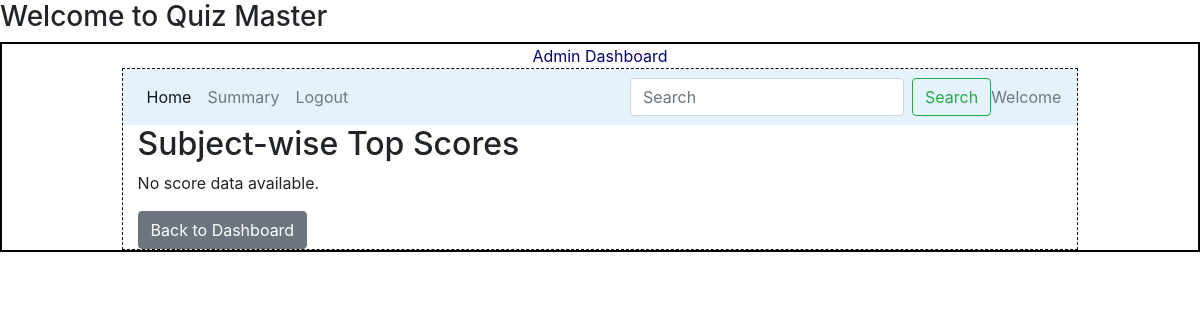
Before: /admin_summary (signed in) with the older database file.
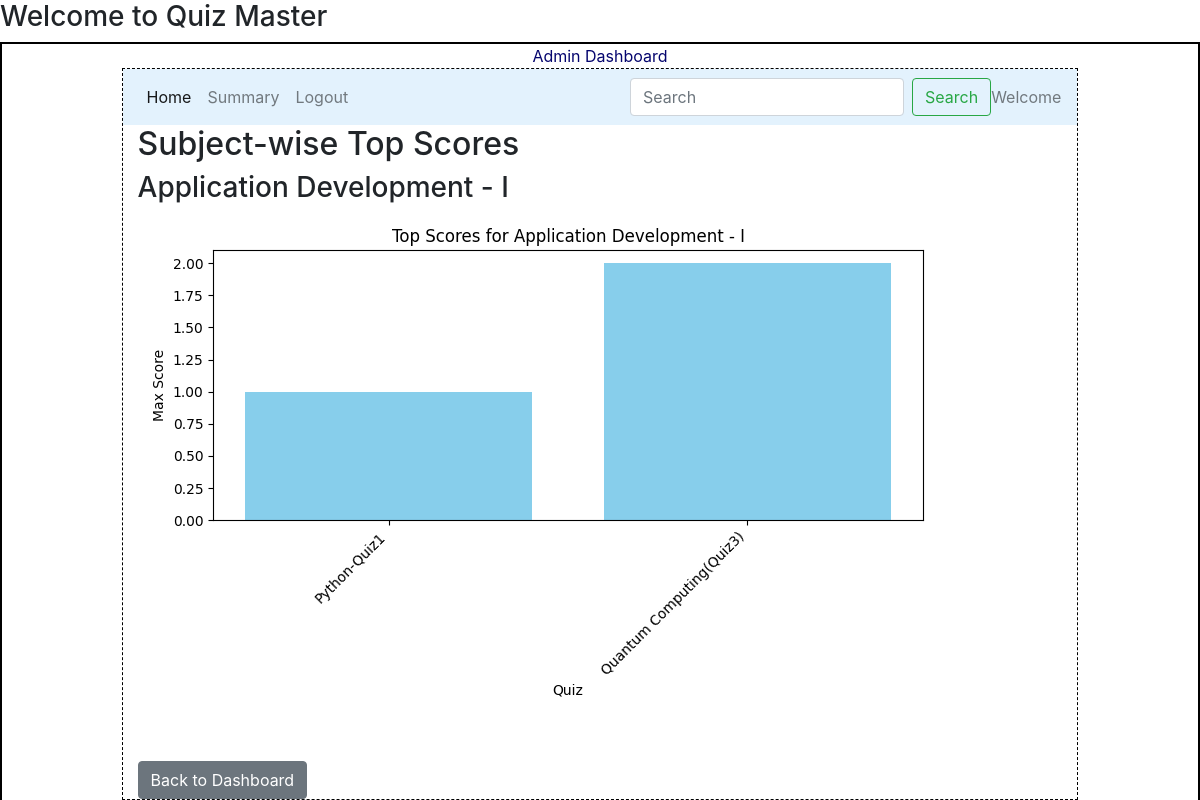
After: the same page with the newer database file.
### models/model1.py (models this page shows)
class Subject(db.Model):
    __tablename__="subject"
    id=db.Column(db.Integer,primary_key=True)
    name=db.Column(db.String,nullable=False)
    description=db.Column(db.String,nullable=False)
    user_id = db.Column(db.Integer, db.ForeignKey("user_info.id"), nullable=False)
    chapters=db.relationship("Chapter",cascade="all,delete",backref="subject",lazy=True)

### controllers/routes.py (the view)
@app.route('/admin_summary')
def admin_summary():
    if "user_id" not in session:
        flash("Please log in first!", "danger")
        return redirect(url_for("signin"))
    if not os.path.exists("static"):
        os.makedirs("static")
    subjects = Subject.query.all()
    summary_charts = []  # List to store chart data for each subject
    for subj in subjects:
        quiz_names = []
        max_scores = []
        for chapter in subj.chapters:
            for quiz in chapter.quizes:
                score_record = Scores.query.filter_by(quiz_id=quiz.id)\
                                             .order_by(Scores.total_scored.desc())\
                                             .first()
                if score_record:
                    quiz_names.append(quiz.quiz_name)
                    max_scores.append(score_record.total_scored)
        if quiz_names:
            plt.figure(figsize=(8, 5))
            plt.bar(quiz_names, max_scores, color='skyblue')
            plt.xlabel("Quiz")
            plt.ylabel("Max Score")
            plt.title(f"Top Scores for {subj.name}")
            plt.xticks(rotation=45, ha='right')
            plt.tight_layout()
            filename = f"admin_summary_{subj.id}.png"
            img_path = os.path.join("static", filename)
            plt.savefig(img_path)
            plt.close()
            summary_charts.append({
                "subject": subj.name,
                "img": filename
            })
    return render_template("admin_summary.html", summary_charts=summary_charts)

### templates/admin_summary.html
{% extends "admin_layout.html" %}
{% block content %}
<div class="container">
    <h2>Subject-wise Top Scores</h2>
    {% if summary_charts %}
        {% for chart in summary_charts %}
            <div class="mb-5">
                <h3>{{ chart.subject }}</h3>
                <img src="{{ url_for('static', filename=chart.img) }}" alt="Summary for {{ chart.subject }}" class="img-fluid">
            </div>
        {% endfor %}
    {% else %}
        <p>No score data available.</p>
    {% endif %}
    <a href="{{ url_for('admin_dashboard') }}" class="btn btn-secondary">Back to Dashboard</a>
</div>
{% endblock %}

Changed rows visible on the page:
now on this page (row edited): Subject: subject "Application Development - I"
Other visible differences:
text no longer shown: "No score data available."
